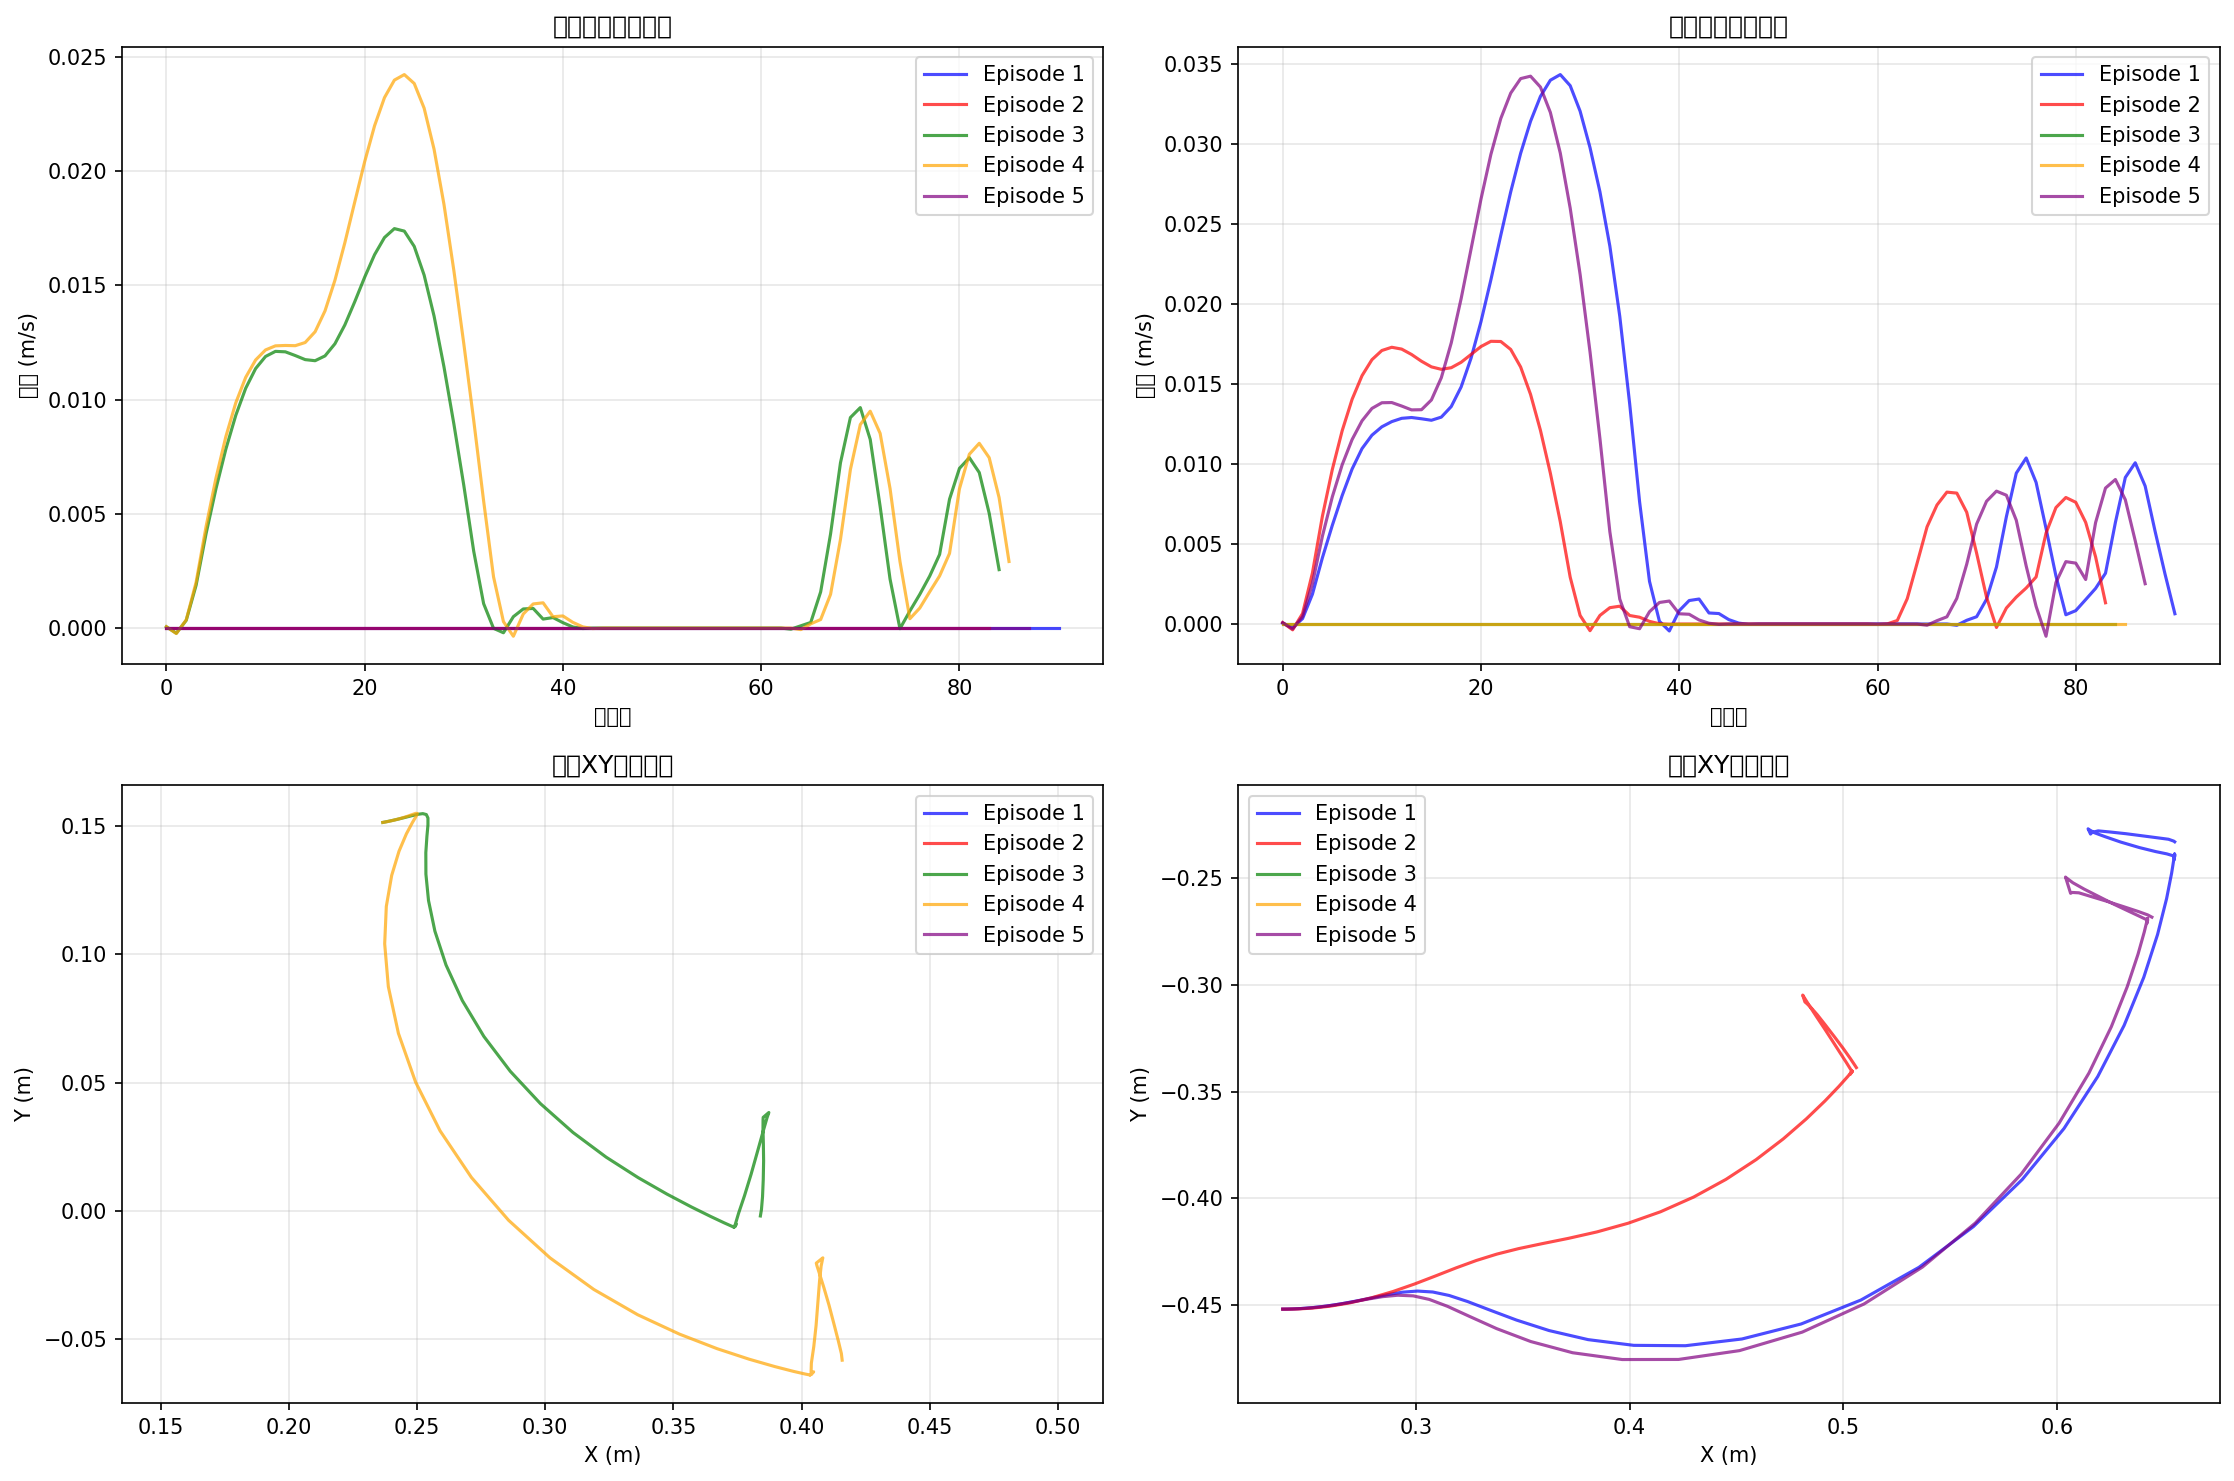

Recreate this plot in Python.
import numpy as np
import matplotlib.pyplot as plt
import h5py
import os
from typing import List, Dict, Tuple

class VelocityAnalyzer:
    """
    速度计算验证和可视化分析工具
    """
    
    def __init__(self):
        # 从你的代码复制正运动学计算器
        from critical_timestep_annotator import AgilexForwardKinematics
        self.fk_calculator = AgilexForwardKinematics()
    
    def analyze_velocity_calculation(self, qpos_trajectory: np.ndarray) -> Dict:
        """
        详细分析速度计算过程
        """
        print("🔍 检查速度计算方式")
        print("=" * 50)
        
        # 1. 检查输入数据
        T, joints = qpos_trajectory.shape
        print(f"轨迹信息:")
        print(f"  时间步数: {T}")
        print(f"  关节数量: {joints}")
        print(f"  期望格式: 14维 [左臂6关节+夹爪, 右臂6关节+夹爪]")
        
        if joints != 14:
            print(f"  ⚠️ 警告: 关节数量不是14维!")
        
        # 2. 检查关节角度范围
        print(f"\n关节角度范围检查:")
        for i in range(min(14, joints)):
            joint_values = qpos_trajectory[:, i]
            joint_range = np.max(joint_values) - np.min(joint_values)
            joint_name = self.get_joint_name(i)
            print(f"  {joint_name}: 范围={joint_range:.4f}rad ({np.degrees(joint_range):.1f}°)")
        
        # 3. 计算末端位置
        left_ee_pos, right_ee_pos = self.fk_calculator.compute_end_effector_positions(qpos_trajectory)
        
        # 4. 检查末端位置合理性
        print(f"\n末端位置范围检查:")
        left_range = self.calculate_position_range(left_ee_pos)
        right_range = self.calculate_position_range(right_ee_pos)
        
        print(f"  左臂末端位置:")
        print(f"    X: {left_range['x'][0]:.3f} ~ {left_range['x'][1]:.3f} (范围: {left_range['x'][1]-left_range['x'][0]:.3f}m)")
        print(f"    Y: {left_range['y'][0]:.3f} ~ {left_range['y'][1]:.3f} (范围: {left_range['y'][1]-left_range['y'][0]:.3f}m)")
        print(f"    Z: {left_range['z'][0]:.3f} ~ {left_range['z'][1]:.3f} (范围: {left_range['z'][1]-left_range['z'][0]:.3f}m)")
        
        print(f"  右臂末端位置:")
        print(f"    X: {right_range['x'][0]:.3f} ~ {right_range['x'][1]:.3f} (范围: {right_range['x'][1]-right_range['x'][0]:.3f}m)")
        print(f"    Y: {right_range['y'][0]:.3f} ~ {right_range['y'][1]:.3f} (范围: {right_range['y'][1]-right_range['y'][0]:.3f}m)")
        print(f"    Z: {right_range['z'][0]:.3f} ~ {right_range['z'][1]:.3f} (范围: {right_range['z'][1]-right_range['z'][0]:.3f}m)")
        
        # 5. 计算速度 - 使用你当前的方法
        left_velocity_current = self.compute_velocity_current_method(left_ee_pos)
        right_velocity_current = self.compute_velocity_current_method(right_ee_pos)
        
        # 6. 尝试其他速度计算方法进行对比
        left_velocity_simple = self.compute_velocity_simple(left_ee_pos)
        right_velocity_simple = self.compute_velocity_simple(right_ee_pos)
        
        # 7. 检查采样频率影响
        sampling_info = self.analyze_sampling_frequency(qpos_trajectory)
        
        print(f"\n速度计算结果对比:")
        print(f"  左臂 (当前方法): 平均={np.mean(left_velocity_current):.6f}, 最大={np.max(left_velocity_current):.6f}")
        print(f"  左臂 (简单方法): 平均={np.mean(left_velocity_simple):.6f}, 最大={np.max(left_velocity_simple):.6f}")
        print(f"  右臂 (当前方法): 平均={np.mean(right_velocity_current):.6f}, 最大={np.max(right_velocity_current):.6f}")
        print(f"  右臂 (简单方法): 平均={np.mean(right_velocity_simple):.6f}, 最大={np.max(right_velocity_simple):.6f}")
        
        return {
            'trajectory_info': {'steps': T, 'joints': joints},
            'joint_ranges': [np.max(qpos_trajectory[:, i]) - np.min(qpos_trajectory[:, i]) for i in range(min(14, joints))],
            'position_ranges': {'left': left_range, 'right': right_range},
            'velocities': {
                'left_current': left_velocity_current,
                'right_current': right_velocity_current,
                'left_simple': left_velocity_simple,
                'right_simple': right_velocity_simple,
            },
            'positions': {'left': left_ee_pos, 'right': right_ee_pos},
            'sampling_info': sampling_info
        }
    
    def get_joint_name(self, joint_idx: int) -> str:
        """获取关节名称"""
        joint_names = [
            "左臂joint1", "左臂joint2", "左臂joint3", "左臂joint4", "左臂joint5", "左臂joint6", "左夹爪",
            "右臂joint1", "右臂joint2", "右臂joint3", "右臂joint4", "右臂joint5", "右臂joint6", "右夹爪"
        ]
        if joint_idx < len(joint_names):
            return joint_names[joint_idx]
        return f"joint_{joint_idx}"
    
    def calculate_position_range(self, positions: np.ndarray) -> Dict:
        """计算位置范围"""
        return {
            'x': [np.min(positions[:, 0]), np.max(positions[:, 0])],
            'y': [np.min(positions[:, 1]), np.max(positions[:, 1])],
            'z': [np.min(positions[:, 2]), np.max(positions[:, 2])],
        }
    
    def compute_velocity_current_method(self, trajectory: np.ndarray) -> np.ndarray:
        """你当前使用的速度计算方法"""
        from scipy.signal import savgol_filter
        
        # 相邻帧差分
        diff = np.diff(trajectory, axis=0, prepend=trajectory[0:1])
        velocity = np.linalg.norm(diff, axis=-1)
        
        # 平滑处理
        if len(velocity) > 5:
            try:
                window_length = min(5, len(velocity) // 2 * 2 + 1)
                velocity = savgol_filter(velocity, window_length, 3)
            except:
                # 降级到简单平滑
                velocity = np.convolve(velocity, np.ones(3)/3, mode='same')
        
        return velocity
    
    def compute_velocity_simple(self, trajectory: np.ndarray) -> np.ndarray:
        """简单的速度计算方法（无平滑）"""
        diff = np.diff(trajectory, axis=0, prepend=trajectory[0:1])
        velocity = np.linalg.norm(diff, axis=-1)
        return velocity
    
    def analyze_sampling_frequency(self, qpos_trajectory: np.ndarray) -> Dict:
        """分析采样频率"""
        # 检查是否有时间信息
        T = len(qpos_trajectory)
        
        # 估算采样频率（基于典型机器人控制频率）
        # 假设轨迹时长在10-30秒之间
        estimated_duration_range = [5, 30]  # 秒
        estimated_freq_range = [T/estimated_duration_range[1], T/estimated_duration_range[0]]
        
        print(f"\n采样频率估算:")
        print(f"  轨迹步数: {T}")
        print(f"  假设时长: {estimated_duration_range[0]}-{estimated_duration_range[1]}秒")
        print(f"  估算频率: {estimated_freq_range[0]:.1f}-{estimated_freq_range[1]:.1f} Hz")
        print(f"  典型机器人控制频率: 10-100 Hz")
        
        return {
            'steps': T,
            'estimated_frequency_range': estimated_freq_range,
            'typical_robot_frequency': [10, 100]
        }
    
    def visualize_multiple_trajectories(self, file_paths: List[str], max_files: int = 5):
        """可视化多个轨迹的速度曲线对比"""
        
        fig, axes = plt.subplots(2, 2, figsize=(15, 10))
        colors = ['blue', 'red', 'green', 'orange', 'purple']
        
        successful_analyses = []
        
        for i, file_path in enumerate(file_paths[:max_files]):
            try:
                with h5py.File(file_path, 'r') as f:
                    qpos = f['observations']['qpos'][:]
                
                analysis = self.analyze_velocity_calculation(qpos)
                successful_analyses.append({
                    'file': os.path.basename(file_path),
                    'analysis': analysis
                })
                
                # 绘制速度曲线
                velocities = analysis['velocities']
                time_steps = range(len(velocities['left_current']))
                color = colors[i % len(colors)]
                
                # 左臂速度
                axes[0, 0].plot(time_steps, velocities['left_current'], 
                               color=color, alpha=0.7, label=f'Episode {i+1}')
                
                # 右臂速度
                axes[0, 1].plot(time_steps, velocities['right_current'], 
                               color=color, alpha=0.7, label=f'Episode {i+1}')
                
                # 左臂位置轨迹
                positions = analysis['positions']
                axes[1, 0].plot(positions['left'][:, 0], positions['left'][:, 1], 
                               color=color, alpha=0.7, label=f'Episode {i+1}')
                
                # 右臂位置轨迹
                axes[1, 1].plot(positions['right'][:, 0], positions['right'][:, 1], 
                               color=color, alpha=0.7, label=f'Episode {i+1}')
                
            except Exception as e:
                print(f"处理文件 {file_path} 时出错: {e}")
        
        # 设置图表
        axes[0, 0].set_title('左臂速度曲线对比')
        axes[0, 0].set_xlabel('时间步')
        axes[0, 0].set_ylabel('速度 (m/s)')
        axes[0, 0].legend()
        axes[0, 0].grid(True, alpha=0.3)
        
        axes[0, 1].set_title('右臂速度曲线对比')
        axes[0, 1].set_xlabel('时间步')
        axes[0, 1].set_ylabel('速度 (m/s)')
        axes[0, 1].legend()
        axes[0, 1].grid(True, alpha=0.3)
        
        axes[1, 0].set_title('左臂XY轨迹对比')
        axes[1, 0].set_xlabel('X (m)')
        axes[1, 0].set_ylabel('Y (m)')
        axes[1, 0].legend()
        axes[1, 0].grid(True, alpha=0.3)
        axes[1, 0].axis('equal')
        
        axes[1, 1].set_title('右臂XY轨迹对比')
        axes[1, 1].set_xlabel('X (m)')
        axes[1, 1].set_ylabel('Y (m)')
        axes[1, 1].legend()
        axes[1, 1].grid(True, alpha=0.3)
        axes[1, 1].axis('equal')
        
        plt.tight_layout()
        plt.savefig('velocity_analysis.png', dpi=150, bbox_inches='tight')
        print(f"\n📊 可视化结果已保存到: velocity_analysis.png")
        plt.show()
        
        return successful_analyses
    
    def detect_potential_issues(self, analyses: List[Dict]):
        """检测潜在的速度计算问题"""
        print(f"\n🔍 潜在问题检测:")
        print("=" * 50)
        
        # 1. 检查速度量级一致性
        all_left_max = [a['analysis']['velocities']['left_current'].max() for a in analyses]
        all_right_max = [a['analysis']['velocities']['right_current'].max() for a in analyses]
        
        left_max_std = np.std(all_left_max)
        right_max_std = np.std(all_right_max)
        
        print(f"速度量级一致性检查:")
        print(f"  左臂最大速度变异系数: {left_max_std/np.mean(all_left_max):.2f}")
        print(f"  右臂最大速度变异系数: {right_max_std/np.mean(all_right_max):.2f}")
        
        if left_max_std/np.mean(all_left_max) > 0.5:
            print(f"  ⚠️ 左臂速度变异性较大，可能存在问题")
        if right_max_std/np.mean(all_right_max) > 0.5:
            print(f"  ⚠️ 右臂速度变异性较大，可能存在问题")
        
        # 2. 检查异常高速
        for i, analysis in enumerate(analyses):
            velocities = analysis['analysis']['velocities']
            left_max = velocities['left_current'].max()
            right_max = velocities['right_current'].max()
            
            if left_max > 0.1:  # 10cm/s 对于精细操作来说算高速
                print(f"  ⚠️ {analysis['file']}: 左臂出现异常高速 {left_max:.4f} m/s")
            if right_max > 0.1:
                print(f"  ⚠️ {analysis['file']}: 右臂出现异常高速 {right_max:.4f} m/s")
        
        # 3. 检查末端位置合理性
        print(f"\n末端位置合理性检查:")
        for i, analysis in enumerate(analyses):
            pos_ranges = analysis['analysis']['position_ranges']
            
            # 检查是否在合理的机器人工作空间内
            left_range = pos_ranges['left']
            right_range = pos_ranges['right']
            
            # 假设机器人工作空间大约在基座周围1米范围内
            for arm, ranges in [('左臂', left_range), ('右臂', right_range)]:
                total_range = (ranges['x'][1] - ranges['x'][0] + 
                             ranges['y'][1] - ranges['y'][0] + 
                             ranges['z'][1] - ranges['z'][0])
                
                if total_range > 2.0:  # 总变化范围超过2米
                    print(f"  ⚠️ {analysis['file']}: {arm}运动范围异常大 ({total_range:.3f}m)")


def quick_velocity_analysis():
    """快速速度分析"""
    print("🔍 机器人速度计算验证与可视化分析")
    print("=" * 60)
    
    # 查找HDF5文件
    test_files = []
    search_paths = [
        "../processed_data/click_bell",
        "processed_data/click_bell",
        "../processed_data", 
        "processed_data",
    ]
    
    for search_path in search_paths:
        if os.path.exists(search_path):
            for root, dirs, files in os.walk(search_path):
                for file in files:
                    if file.endswith(".hdf5"):
                        test_files.append(os.path.join(root, file))
                        if len(test_files) >= 5:  # 分析5个文件
                            break
                if len(test_files) >= 5:
                    break
        if len(test_files) >= 5:
            break
    
    if not test_files:
        print("❌ 未找到HDF5测试文件")
        return
    
    print(f"找到 {len(test_files)} 个文件，分析前 5 个:")
    for f in test_files[:5]:
        print(f"  - {os.path.basename(f)}")
    
    # 执行分析
    analyzer = VelocityAnalyzer()
    analyses = analyzer.visualize_multiple_trajectories(test_files, max_files=5)
    
    # 检测问题
    analyzer.detect_potential_issues(analyses)
    
    print(f"\n✅ 分析完成!")
    print(f"💡 建议:")
    print(f"   1. 检查生成的 velocity_analysis.png 图像")
    print(f"   2. 关注速度曲线的一致性和合理性")
    print(f"   3. 检查末端位置轨迹是否符合预期")
    print(f"   4. 如发现异常，可能需要检查:")
    print(f"      - DH参数设置")
    print(f"      - 关节角度数据质量")
    print(f"      - 速度计算方法")

if __name__ == "__main__":
    quick_velocity_analysis()